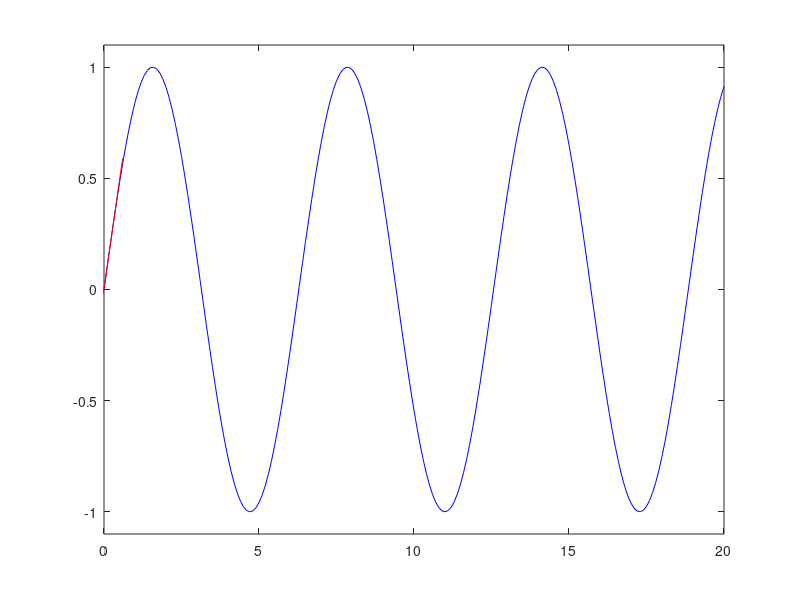

This figure's MATLAB source: (Note: this script raises an error after producing the figure.)
% epsilon = 1e-10;
% f = @(x) x^2;
% f1 = @(x) (f(x+epsilon) - f(x)) / epsilon;
% 
% f1(5)
% исходные данные в X0, Y0
% интерполировать в X, Y
X = 0:0.1:20;
Y = sin(X);
% найдём производную dy/dx = (y(x+dx) - y(x-dx)) / (2*dx)
dX = X(2:end-1);
dY = (Y(3:end) - Y(1:end-2)) ./ (X(3:end) - X(1:end-2));
% построим анимацию
for i = 2:length(dX)-1
   x1 = X(i)-0.5;
   y1 = dY(i) * x1 + Y(i) - dY(i) * X(i); %  + X(i)
   x2 = X(i)+0.5;
   y2 = dY(i) * x2 + Y(i) - dY(i) * X(i);
   plot(X, Y, 'b-', [x1 x2], [y1 y2], 'r-');
   xlim([min(X) max(X)]);
   ylim([min(Y)-0.1 max(Y)+0.1]);
   curve_tangent_vec(@(x) sin(x), @(x) cos(x),X(i));
   prev_point = curve_tangent_vec(@(x) sin(x), @(x) cos(x),X(i-1));
   next_point = curve_tangent_vec(@(x) sin(x), @(x) cos(x),X(i+1));
   curvature = norm((next_point - prev_point)/(2*dX(1)))
   drawnow;
   pause(0.1)
 end